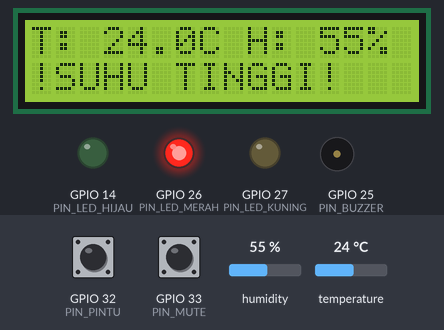
A program run on a simulated ESP32. On the bench: 16×2 character LCD, output pins drawn as LEDs (lit = HIGH), buzzer (waves = sounding). Dashed ring = blinking. The inputs (shaded band) are chosen by the test bench; at power-on: temperature 24 °C, GPIO 32 (PIN_PINTU) LOW, GPIO 33 (PIN_MUTE) HIGH, humidity 55 %. WiFi joins after 1.5 s; servers stay silent unless stated; random numbers use the default seed unless the program sets one; no MQTT or app messages arrive unless stated; what the program prints to the serial monitor is not drawn.

Above: at 2.61 s.
3.7 s: temperature set to 5.4 °C
At 5.05 s:
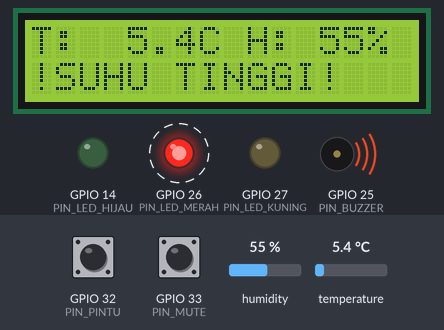
5.9 s: temperature set to 4.7 °C
At 7.1 s:
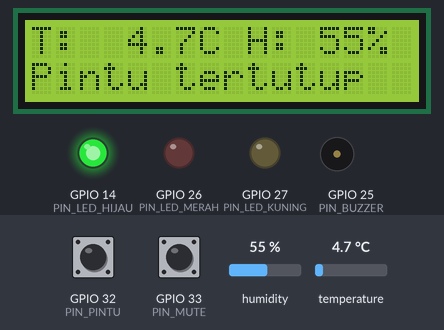
7.9 s: GPIO 32 (PIN_PINTU) pulled HIGH for 0.15 s
At 8.28 s:
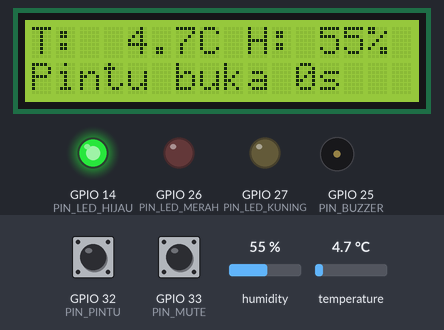
10.0 s: temperature set to 12 °C
At 11.25 s:
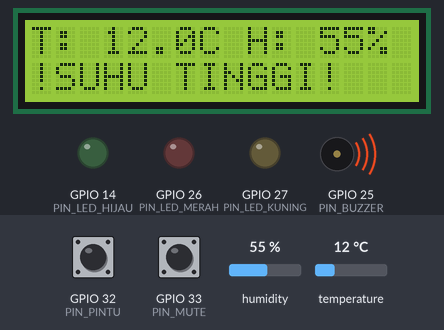
11.9 s: GPIO 32 (PIN_PINTU) pulled HIGH for 1 s
At 12.75 s:
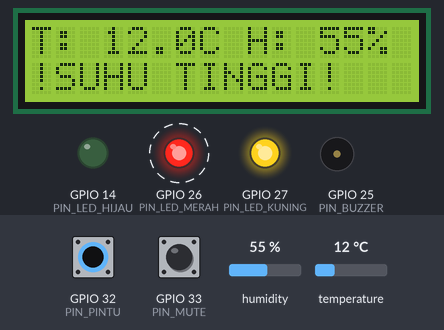
13.5 s: temperature set to 4 °C
At 14.9 s:
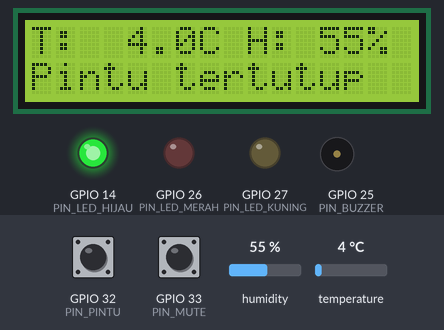
Timing chart, 0 to 16.5 s (numbered marks = the images above; inputs shaded):
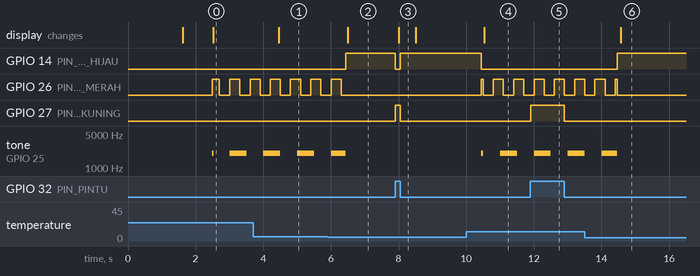

The program:

main.cpp
```cpp
#include <Arduino.h>
#include <WiFi.h>
#include <PubSubClient.h>
#include <DHTesp.h>
#include <LiquidCrystal_I2C.h>

#define PIN_DHT         13
#define PIN_PINTU       32   // HIGH = pintu terbuka
#define PIN_MUTE        33
#define PIN_BUZZER      25
#define PIN_LED_HIJAU   14
#define PIN_LED_KUNING  27
#define PIN_LED_MERAH   26

const float BATAS_SUHU = 5.0;
const unsigned long BATAS_PINTU_MS = 10000;

const char* WIFI_SSID   = "Wokwi-GUEST";
const char* WIFI_PASS   = "";
const char* MQTT_SERVER = "broker.hivemq.com";
const int   MQTT_PORT   = 1883;

const char* TOPIK_DATA   = "kulkasguard/kel-es/kulkas1/data";
const char* TOPIK_STATUS = "kulkasguard/kel-es/kulkas1/status";
const char* TOPIK_CMD    = "kulkasguard/kel-es/kulkas1/cmd";

DHTesp dht;
LiquidCrystal_I2C lcd(0x27, 16, 2);
WiFiClient espClient;
PubSubClient mqtt(espClient);

float suhu = 0;
float kelembapan = 0;
bool sensorOk = false;

bool pintuTerbuka = false;
unsigned long waktuPintuBuka = 0;
unsigned long durasiBuka = 0;

bool alarmSuhu = false;
bool alarmPintu = false;
bool dibisukan = false;
bool buzzerNyala = false;
bool tombolSebelumnya = HIGH;
bool kirimSegera = false;
const char* statusTerakhir = "";

unsigned long tBaca = 0, tKirim = 0, tLcd = 0, tMqtt = 0, tTombol = 0;

const char* statusSistem() {
  if (alarmSuhu && alarmPintu) return "ALARM_SUHU_PINTU";
  if (alarmSuhu)               return "ALARM_SUHU";
  if (alarmPintu)              return "ALARM_PINTU";
  if (!sensorOk)               return "SENSOR_ERROR";
  if (pintuTerbuka)            return "PINTU_TERBUKA";
  return "NORMAL";
}

void bacaSensor() {
  TempAndHumidity data = dht.getTempAndHumidity();
  sensorOk = (dht.getStatus() == 0);
  if (sensorOk) {
    suhu = data.temperature;
    kelembapan = data.humidity;
  }
}

void bacaPintu(unsigned long now) {
  bool terbuka = (digitalRead(PIN_PINTU) == HIGH);
  if (terbuka && !pintuTerbuka) waktuPintuBuka = now;
  pintuTerbuka = terbuka;
  durasiBuka = pintuTerbuka ? now - waktuPintuBuka : 0;
}

void bisukanAlarm(const char* sumber) {
  if ((alarmSuhu || alarmPintu) && !dibisukan) {
    dibisukan = true;
    kirimSegera = true;
    Serial.printf("[INFO] Alarm dibisukan lewat %s\n", sumber);
  }
}

void cekTombolMute(unsigned long now) {
  bool tombol = digitalRead(PIN_MUTE);
  if (tombol == LOW && tombolSebelumnya == HIGH && now - tTombol > 200) {
    tTombol = now;
    bisukanAlarm("tombol");
  }
  tombolSebelumnya = tombol;
}

void aturOutput(unsigned long now) {
  bool adaAlarm = alarmSuhu || alarmPintu;

  digitalWrite(PIN_LED_HIJAU,  (!adaAlarm && !pintuTerbuka && sensorOk) ? HIGH : LOW);
  digitalWrite(PIN_LED_KUNING, pintuTerbuka ? HIGH : LOW);
  digitalWrite(PIN_LED_MERAH,  (adaAlarm && (now / 300) % 2 == 0) ? HIGH : LOW);

  bool harusBunyi = adaAlarm && !dibisukan && (now / 500) % 2 == 0;
  if (harusBunyi && !buzzerNyala) {
    tone(PIN_BUZZER, 2000);
    buzzerNyala = true;
  } else if (!harusBunyi && buzzerNyala) {
    noTone(PIN_BUZZER);
    buzzerNyala = false;
  }
}

void tulisBaris(uint8_t baris, const char* teks) {
  char buf[17];
  snprintf(buf, sizeof(buf), "%-16s", teks);
  lcd.setCursor(0, baris);
  lcd.print(buf);
}

void updateLcd() {
  char b1[17], b2[17];

  if (sensorOk) snprintf(b1, sizeof(b1), "T:%5.1fC H:%3.0f%%", suhu, kelembapan);
  else          snprintf(b1, sizeof(b1), "Sensor error!");

  unsigned long dtk = durasiBuka / 1000;
  if (alarmSuhu && alarmPintu) snprintf(b2, sizeof(b2), "!SUHU & PINTU!");
  else if (alarmSuhu)          snprintf(b2, sizeof(b2), "!SUHU TINGGI!");
  else if (alarmPintu)         snprintf(b2, sizeof(b2), "!PINTU BUKA %lus", dtk);
  else if (pintuTerbuka)       snprintf(b2, sizeof(b2), "Pintu buka %lus", dtk);
  else                         snprintf(b2, sizeof(b2), "Pintu tertutup");

  tulisBaris(0, b1);
  tulisBaris(1, b2);
}

void kirimData() {
  if (!mqtt.connected()) return;

  char suhuStr[10], rhStr[10];
  if (sensorOk) {
    snprintf(suhuStr, sizeof(suhuStr), "%.1f", suhu);
    snprintf(rhStr, sizeof(rhStr), "%.0f", kelembapan);
  } else {
    strcpy(suhuStr, "null");
    strcpy(rhStr, "null");
  }

  char payload[256];
  snprintf(payload, sizeof(payload),
           "{\"suhu\":%s,\"kelembapan\":%s,\"pintu\":\"%s\",\"durasi_buka\":%lu,"
           "\"status\":\"%s\",\"dibisukan\":%s,\"batas_suhu\":%.1f}",
           suhuStr, rhStr, pintuTerbuka ? "terbuka" : "tertutup", durasiBuka / 1000,
           statusSistem(), dibisukan ? "true" : "false", BATAS_SUHU);

  mqtt.publish(TOPIK_DATA, payload);
}

void kirimStatus(const char* st) {
  Serial.printf("[STATUS] %s\n", st);
  if (!mqtt.connected()) return;
  mqtt.publish(TOPIK_STATUS, st, true);
}

void onMqttMessage(char* topic, byte* payload, unsigned int length) {
  String pesan;
  for (unsigned int i = 0; i < length; i++) pesan += (char)payload[i];
  pesan.trim();
  pesan.toUpperCase();
  Serial.printf("[MQTT] %s -> %s\n", topic, pesan.c_str());

  if (pesan == "MUTE") bisukanAlarm("dashboard");
}

void jagaMqtt(unsigned long now) {
  if (WiFi.status() != WL_CONNECTED || mqtt.connected()) return;
  if (tMqtt != 0 && now - tMqtt < 5000) return;
  tMqtt = now;

  String clientId = "smartfridge-" + String((uint32_t)esp_random(), HEX);
  Serial.print("[MQTT] Menghubungkan... ");
  if (mqtt.connect(clientId.c_str())) {
    Serial.println("terhubung");
    mqtt.subscribe(TOPIK_CMD);
    kirimStatus(statusSistem());
    kirimData();
  } else {
    Serial.printf("gagal (rc=%d), coba lagi 5 detik\n", mqtt.state());
  }
}

void setup() {
  Serial.begin(115200);

  pinMode(PIN_PINTU, INPUT_PULLUP);
  pinMode(PIN_MUTE, INPUT_PULLUP);
  pinMode(PIN_LED_HIJAU, OUTPUT);
  pinMode(PIN_LED_KUNING, OUTPUT);
  pinMode(PIN_LED_MERAH, OUTPUT);
  pinMode(PIN_BUZZER, OUTPUT);

  dht.setup(PIN_DHT, DHTesp::DHT22);

  lcd.init();
  lcd.backlight();
  tulisBaris(0, "  Smart Fridge");
  tulisBaris(1, "Connect WiFi...");

  WiFi.mode(WIFI_STA);
  WiFi.begin(WIFI_SSID, WIFI_PASS, 6);
  Serial.print("[WiFi] Menghubungkan");
  unsigned long mulai = millis();
  while (WiFi.status() != WL_CONNECTED && millis() - mulai < 10000) {
    delay(250);
    Serial.print(".");
  }
  if (WiFi.status() == WL_CONNECTED) {
    Serial.printf(" OK, IP %s\n", WiFi.localIP().toString().c_str());
    tulisBaris(1, "WiFi OK");
  } else {
    Serial.println(" gagal, jalan offline dulu");
    tulisBaris(1, "WiFi gagal");
  }
  delay(800);

  mqtt.setServer(MQTT_SERVER, MQTT_PORT);
  mqtt.setCallback(onMqttMessage);
  mqtt.setBufferSize(512);

  bacaSensor();
}

void loop() {
  unsigned long now = millis();

  jagaMqtt(now);
  mqtt.loop();

  if (now - tBaca >= 2000) {   // DHT22 minimal 2 detik
    tBaca = now;
    bacaSensor();
    Serial.printf("Suhu %.1f C | RH %.0f%% | Pintu %s (%lus) | %s\n",
                  suhu, kelembapan, pintuTerbuka ? "terbuka" : "tertutup",
                  durasiBuka / 1000, statusSistem());
  }

  bacaPintu(now);
  alarmSuhu  = sensorOk && suhu > BATAS_SUHU;
  alarmPintu = pintuTerbuka && durasiBuka >= BATAS_PINTU_MS;
  if (!alarmSuhu && !alarmPintu) dibisukan = false;

  cekTombolMute(now);
  aturOutput(now);

  const char* st = statusSistem();
  if (strcmp(st, statusTerakhir) != 0) {
    statusTerakhir = st;
    kirimStatus(st);
    kirimSegera = true;
  }

  if (kirimSegera || now - tKirim >= 5000) {
    kirimSegera = false;
    tKirim = now;
    kirimData();
  }

  if (now - tLcd >= 500) {
    tLcd = now;
    updateLcd();
  }

  delay(10);
}
```

Measured:
- the behaviour switches between 5.1 and 5 °C on temperature (found by bisection; images 1 and 2)
- after the input at 3.7 s, the display: changes after 0.75 s (image 1)
- after the input at 5.9 s, GPIO 14 (PIN_LED_HIJAU): LOW → HIGH after 0.54 s; the display: changes after 0.59 s (image 2)
- after the input at 7.9 s, GPIO 14 (PIN_LED_HIJAU): HIGH → LOW at once, → HIGH 0.15 s later; GPIO 27 (PIN_LED_KUNING): LOW → HIGH at once, → LOW 0.15 s later; the display: changes after 0.11 s (image 3)
- after the input at 10.0 s, GPIO 14 (PIN_LED_HIJAU): HIGH → LOW after 0.45 s; GPIO 26 (PIN_LED_MERAH): LOW → HIGH after 0.45 s, then repeats every 0.60 s: LOW 0.30 s, HIGH 0.30 s; tone on GPIO 25 (PIN_BUZZER): silent → 2000 Hz after 0.45 s, → silent 0.05 s later, → 2000 Hz 0.50 s later, → silent 0.49 s later; the display: changes after 0.53 s (image 4)
- after the input at 11.9 s, GPIO 27 (PIN_LED_KUNING): LOW → HIGH at once, → LOW 1.0 s later
- after the input at 13.5 s, GPIO 14 (PIN_LED_HIJAU): LOW → HIGH after 0.97 s; the display: changes after 1.1 s (image 6)
- by itself, GPIO 26 (PIN_LED_MERAH): alternates HIGH for 0.30 s and LOW for 0.30 s
